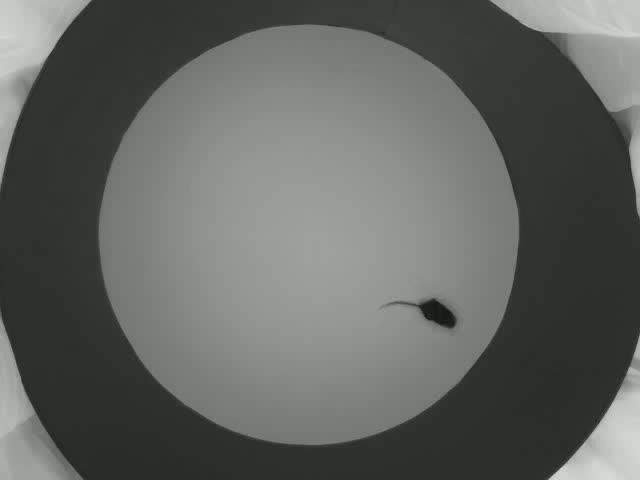
#> input picture frame 1000 of diegoflowers/videos/mouse_video.mp4, 640 x 480 px, given in place of fish_video.mp4, which was not available
$ python diego_tracktor.py   (older library calls are emulated)
#> lines starting #> are read from the running program, lines starting #| are printed output that depends on the picture; after the words box and inside, x2 and y2 are one past the last pixel; in counts of white or black regions, pixels touching at a corner belong together; pictures that were not available may be replaced by others from this repository, and a replacement may not be noted
import numpy as np
import pandas as pd
import cv2
import sys
import scipy.signal
from scipy.optimize import linear_sum_assignment
from scipy.spatial.distance import cdist

def colour_to_thresh(frame, block_size = 31, offset = 25):
    """
    This function retrieves a video frame and preprocesses it for object tracking.
    The code blurs image to reduce noise, converts it to greyscale and then returns a
    thresholded version of the original image.

    Parameters
    ----------
    frame: ndarray, shape(n_rows, n_cols, 3)
        source image containing all three colour channels
    block_size: int(optional), default = 31
        block_size determines the width of the kernel used for adaptive thresholding.
        Note: block_size must be odd. If even integer is used, the programme will add
        1 to the block_size to make it odd.
    offset: int(optional), default = 25
        constant subtracted from the mean value within the block

    Returns
    -------
    thresh: ndarray, shape(n_rows, n_cols, 1)
        binarised(0,255) image
    """
    blur = cv2.blur(frame, (5,5))
    gray = cv2.cvtColor(blur, cv2.COLOR_BGR2GRAY)
    thresh = cv2.adaptiveThreshold(gray, 255, cv2.ADAPTIVE_THRESH_MEAN_C, cv2.THRESH_BINARY_INV, block_size, offset)
    return thresh

def detect_and_draw_contours(frame, thresh, meas_last, meas_now, min_area = 0, max_area = 10000):
    """
    This function detects contours, thresholds them based on area and draws them.

    Parameters
    ----------
    frame: ndarray, shape(n_rows, n_cols, 3)
        source image containing all three colour channels
    thresh: ndarray, shape(n_rows, n_cols, 1)
        binarised(0,255) image
    meas_last: array_like, dtype=float
        individual's location on previous frame
    meas_now: array_like, dtype=float
        individual's location on current frame
    min_area: int
        minimum area threhold used to detect the object of interest
    max_area: int
        maximum area threhold used to detect the object of interest

    Returns
    -------
    final: ndarray, shape(n_rows, n_cols, 3)
        final output image composed of the input frame with object contours
        and centroids overlaid on it
    contours: list
        a list of all detected contours that pass the area based threhold criterion
    meas_last: array_like, dtype=float
        individual's location on previous frame
    meas_now: array_like, dtype=float
        individual's location on current frame
    """
    # Detect contours and draw them based on specified area thresholds
    if int(cv2.__version__[0]) == 3:
        img, contours, hierarchy = cv2.findContours(thresh, cv2.RETR_TREE, cv2.CHAIN_APPROX_SIMPLE)
    else:
        contours, hierarchy = cv2.findContours(thresh.copy(), cv2.RETR_TREE, cv2.CHAIN_APPROX_SIMPLE)
    img = cv2.cvtColor(img, cv2.COLOR_GRAY2BGR)

    l = list(contours)
    # imgray = cv.cvtColor(im, cv.COLOR_BGR2GRAY)

    final = frame.copy()

    i = 0
    meas_last = meas_now.copy()
    del meas_now[:]
    while i < len(l):
        area = cv2.contourArea(l[i])
        if area < min_area or area > max_area:
            del l[i]

        else:
            cv2.drawContours(final, l, i, (0,0,255), 1)
            M = cv2.moments(l[i])
            if M['m00'] != 0:
            	cx = M['m10']/M['m00']
            	cy = M['m01']/M['m00']
            else:
            	cx = 0
            	cy = 0
            meas_now.append([cx,cy])
            i += 1
    return final, l, meas_last, meas_now

# [156 lines left out: functions apply_k_means, hungarian_algorithm, reorder_and_draw, reject_outliers, not called in this run]

if __name__=='__main__':

    # colours is a vector of BGR values which are used to identify individuals in the video
    # since we only have one individual, the program will only use the first element from this array i.e. (0,0,255) - red
    # number of elements in colours should be greater than n_inds (THIS IS NECESSARY FOR VISUALISATION ONLY)
    n_inds = 1
    colours = [(0,0,255),(0,255,255),(255,0,255),(255,255,255),(255,255,0),(255,0,0),(0,255,0),(0,0,0)]

    # this is the block_size and offset used for adaptive thresholding (block_size should always be odd)
    # these values are critical for tracking performance
    block_size = 81
    offset = 38

    # the scaling parameter can be used to speed up tracking if video resolution is too high (use value 0-1)
    scaling = 1.0

    # minimum area and maximum area occupied by the animal in number of pixels
    # this parameter is used to get rid of other objects in view that might be hard to threshold out but are differently sized
    min_area = 1000
    max_area = 10000

    # mot determines whether the tracker is being used in noisy conditions to track a single object or for multi-object
    # using this will enable k-means clustering to force n_inds number of animals
    mot = False

    # name of source video and paths
    video = 'fish_video'
    input_vidpath = 'C:/Users/Usuario/Desktop/diegotracker/diegoflowers/videos/' + video +'.mp4'
    output_vidpath = 'C:/Users/Usuario/Desktop/diegotracker/diegoflowers/output/' + video + '_tracked.mp4'
    output_filepath = 'C:/Users/Usuario/Desktop/diegotracker/diegoflowers/output/' + video + '_tracked.csv'
    codec = 'mp4v' # try other codecs if the default doesn't work ('DIVX', 'avc1', 'XVID') note: this list is non-exhaustive

    ## Open video
    cap = cv2.VideoCapture(input_vidpath)
    if cap.isOpened() == False:
        sys.exit('Video file cannot be read! Please check input_vidpath to ensure it is correctly pointing to the video file')

    ## Video writer class to output video with contour and centroid of tracked object(s)
    # make sure the frame size matches size of array 'final'
    fourcc = cv2.VideoWriter_fourcc(*codec)
    output_framesize = (int(cap.read()[1].shape[1]*scaling),int(cap.read()[1].shape[0]*scaling))
#> output_framesize = (640, 480)
    out = cv2.VideoWriter(filename = output_vidpath, fourcc = fourcc, fps = 30.0, frameSize = output_framesize, isColor = True)

    ## Individual location(s) measured in the last and current step
    meas_last = list(np.zeros((n_inds,2)))
    meas_now = list(np.zeros((n_inds,2)))

    last = 0
    df = []

    while(True):
        # Capture frame-by-frame
        ret, frame = cap.read()

        this = cap.get(1)
        if ret == True:
            frame = cv2.resize(frame, None, fx = scaling, fy = scaling, interpolation = cv2.INTER_LINEAR)
            thresh = colour_to_thresh(frame, block_size, offset)
#> in colour_to_thresh, `thresh = cv2.adaptiveThreshold(gray, 255, cv2.ADAPTIVE_THRESH_MEAN_C, ..`:
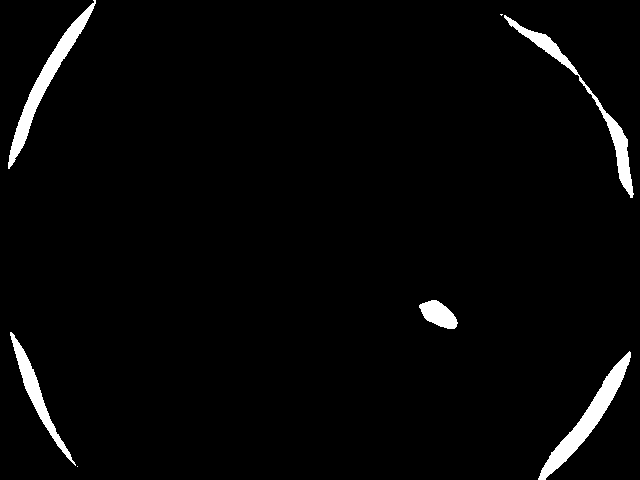
#> thresh: shape (480, 640); 2.7% white; 7 white regions (2 under 20 px)
            final, contours, meas_last, meas_now = detect_and_draw_contours(frame, thresh, meas_last, meas_now, min_area, max_area)
#> in detect_and_draw_contours, `contours, hierarchy = cv2.findContours(thresh.copy(), cv2.RETR_TREE, c..`: contours = 7 contours, 2 with area under 20; largest, box (x1, y1, x2, y2) and area: (538, 351, 631, 480) 2100, (8, 0, 96, 169) 1970, (504, 15, 634, 198) 1646, (10, 332, 76, 466) 1174, (419, 300, 458, 329) 657
#> (the run stopped early here; a loop or call above may not have finished)

$ run again, starting later in the video
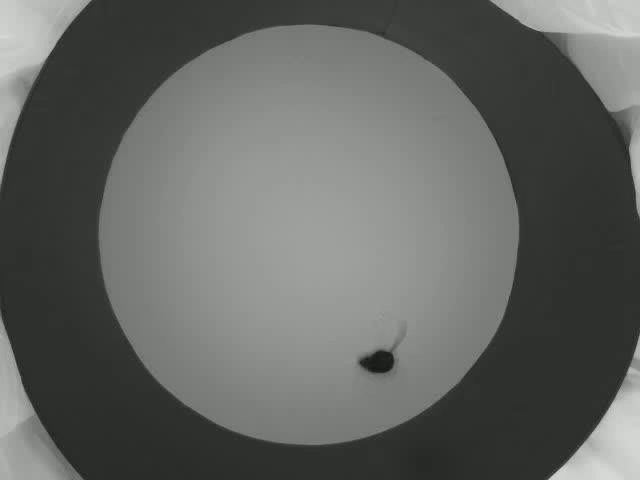
#> input picture frame 4500 of diegoflowers/videos/mouse_video.mp4, 640 x 480 px, given in place of fish_video.mp4, which was not available
#> output_framesize = (640, 480)
#> in colour_to_thresh, `thresh = cv2.adaptiveThreshold(gray, 255, cv2.ADAPTIVE_THRESH_MEAN_C, ..`:
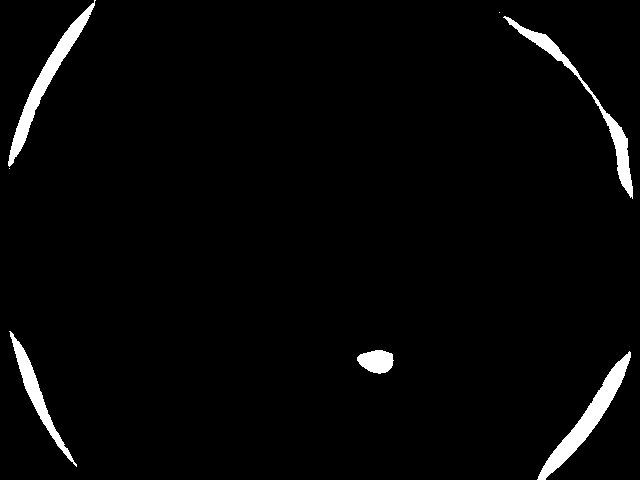
#> thresh: shape (480, 640); 2.7% white; 7 white regions (2 under 20 px)
#> contours = 7 contours, 2 with area under 20; largest, box (x1, y1, x2, y2) and area: (537, 351, 631, 480) 2114, (8, 0, 96, 167) 1931, (503, 16, 633, 199) 1636, (9, 331, 77, 467) 1198, (357, 350, 394, 374) 607

$ run again, starting later in the video
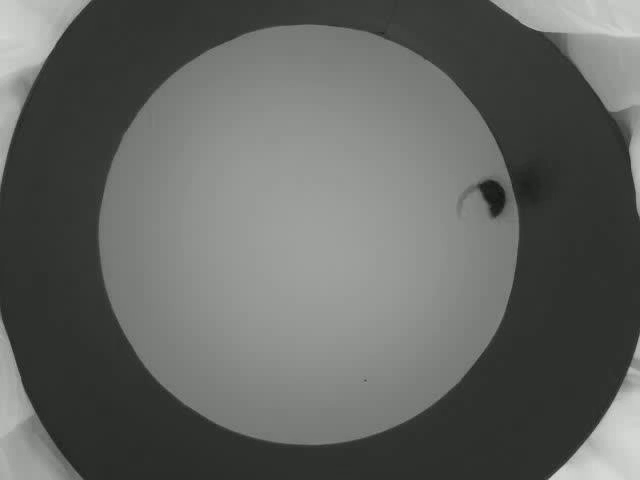
#> input picture frame 8000 of diegoflowers/videos/mouse_video.mp4, 640 x 480 px, given in place of fish_video.mp4, which was not available
#> output_framesize = (640, 480)
#> in colour_to_thresh, `thresh = cv2.adaptiveThreshold(gray, 255, cv2.ADAPTIVE_THRESH_MEAN_C, ..`:
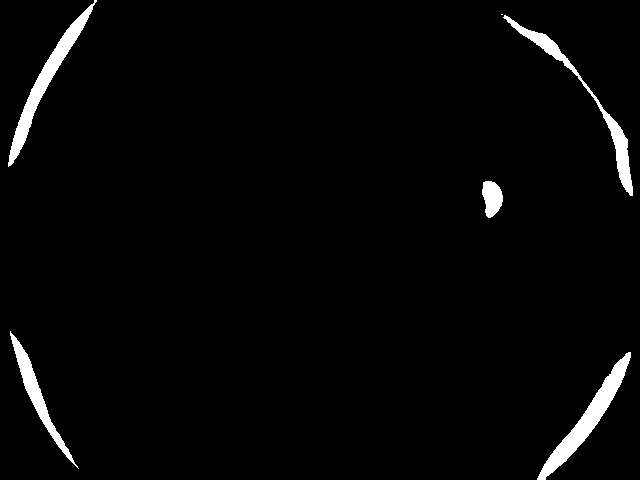
#> thresh: shape (480, 640); 2.6% white; 6 white regions (1 under 20 px)
#> contours = 6 contours, 1 with area under 20; largest, box (x1, y1, x2, y2) and area: (537, 352, 631, 480) 2111, (8, 0, 97, 167) 1930, (503, 15, 633, 196) 1622, (10, 331, 79, 469) 1214, (482, 181, 503, 218) 517
